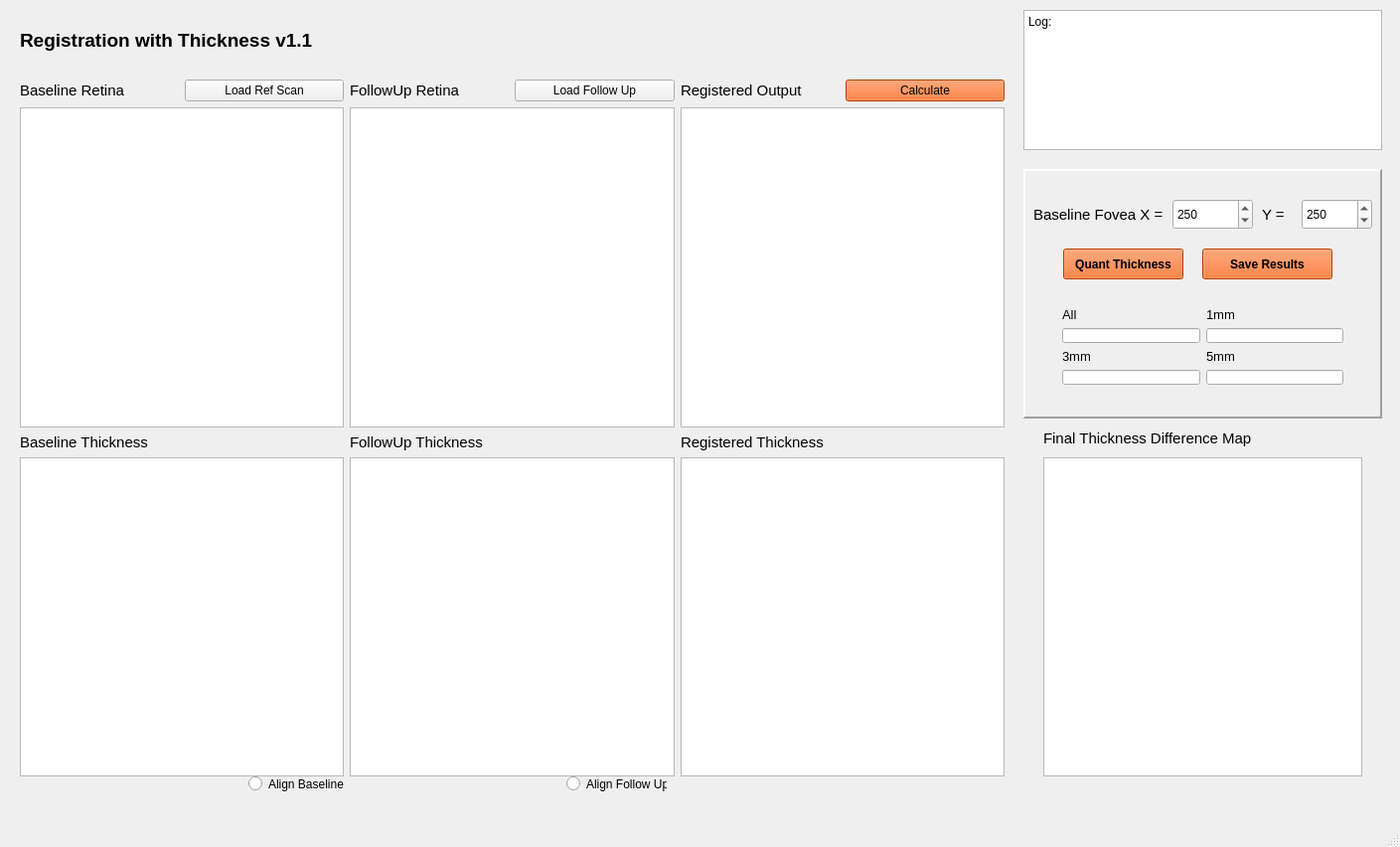
<?xml version="1.0" encoding="UTF-8"?>
<ui version="4.0">
 <class>MainWindow</class>
 <widget class="QMainWindow" name="MainWindow">
  <property name="geometry">
   <rect>
    <x>0</x>
    <y>0</y>
    <width>1409</width>
    <height>852</height>
   </rect>
  </property>
  <property name="windowTitle">
   <string>MainWindow</string>
  </property>
  <widget class="QWidget" name="centralwidget">
   <widget class="QLabel" name="label_6">
    <property name="geometry">
     <rect>
      <x>20</x>
      <y>10</y>
      <width>381</width>
      <height>61</height>
     </rect>
    </property>
    <property name="font">
     <font>
      <pointsize>14</pointsize>
      <weight>75</weight>
      <bold>true</bold>
     </font>
    </property>
    <property name="text">
     <string>Registration with Thickness v1.1</string>
    </property>
   </widget>
   <widget class="QPlainTextEdit" name="plainTextEdit">
    <property name="geometry">
     <rect>
      <x>1030</x>
      <y>10</y>
      <width>361</width>
      <height>141</height>
     </rect>
    </property>
    <property name="plainText">
     <string>Log:
</string>
    </property>
   </widget>
   <widget class="QFrame" name="frame">
    <property name="geometry">
     <rect>
      <x>1030</x>
      <y>170</y>
      <width>361</width>
      <height>251</height>
     </rect>
    </property>
    <property name="frameShape">
     <enum>QFrame::Panel</enum>
    </property>
    <property name="frameShadow">
     <enum>QFrame::Raised</enum>
    </property>
    <property name="lineWidth">
     <number>2</number>
    </property>
    <widget class="QPushButton" name="pushButton_SaveResults_ORL">
     <property name="geometry">
      <rect>
       <x>180</x>
       <y>80</y>
       <width>131</width>
       <height>31</height>
      </rect>
     </property>
     <property name="font">
      <font>
       <weight>75</weight>
       <bold>true</bold>
      </font>
     </property>
     <property name="styleSheet">
      <string notr="true">background-color: rgb(255, 85, 0);</string>
     </property>
     <property name="text">
      <string>Save Results</string>
     </property>
    </widget>
    <widget class="QPushButton" name="pushButton_calc_thick">
     <property name="geometry">
      <rect>
       <x>40</x>
       <y>80</y>
       <width>121</width>
       <height>31</height>
      </rect>
     </property>
     <property name="font">
      <font>
       <weight>75</weight>
       <bold>true</bold>
      </font>
     </property>
     <property name="styleSheet">
      <string notr="true">background-color: rgb(255, 85, 0);</string>
     </property>
     <property name="text">
      <string>Quant Thickness</string>
     </property>
    </widget>
    <widget class="QSpinBox" name="spinBox_Fovea_X">
     <property name="geometry">
      <rect>
       <x>150</x>
       <y>30</y>
       <width>81</width>
       <height>31</height>
      </rect>
     </property>
     <property name="minimum">
      <number>-10000</number>
     </property>
     <property name="maximum">
      <number>10000</number>
     </property>
     <property name="value">
      <number>250</number>
     </property>
    </widget>
    <widget class="QSpinBox" name="spinBox_Fovea_Y">
     <property name="geometry">
      <rect>
       <x>280</x>
       <y>30</y>
       <width>71</width>
       <height>31</height>
      </rect>
     </property>
     <property name="minimum">
      <number>-10000</number>
     </property>
     <property name="maximum">
      <number>10000</number>
     </property>
     <property name="value">
      <number>250</number>
     </property>
    </widget>
    <widget class="QLabel" name="label_15">
     <property name="geometry">
      <rect>
       <x>10</x>
       <y>20</y>
       <width>151</width>
       <height>51</height>
      </rect>
     </property>
     <property name="font">
      <font>
       <pointsize>11</pointsize>
       <weight>50</weight>
       <bold>false</bold>
      </font>
     </property>
     <property name="text">
      <string>Baseline Fovea X = </string>
     </property>
    </widget>
    <widget class="QLabel" name="label_16">
     <property name="geometry">
      <rect>
       <x>240</x>
       <y>20</y>
       <width>41</width>
       <height>51</height>
      </rect>
     </property>
     <property name="font">
      <font>
       <pointsize>11</pointsize>
       <weight>50</weight>
       <bold>false</bold>
      </font>
     </property>
     <property name="text">
      <string>Y = </string>
     </property>
    </widget>
    <widget class="QFrame" name="Values">
     <property name="geometry">
      <rect>
       <x>30</x>
       <y>130</y>
       <width>301</width>
       <height>96</height>
      </rect>
     </property>
     <layout class="QGridLayout" name="gridLayout_2">
      <item row="0" column="1">
       <widget class="QLabel" name="label_2">
        <property name="font">
         <font>
          <pointsize>10</pointsize>
         </font>
        </property>
        <property name="text">
         <string>1mm</string>
        </property>
       </widget>
      </item>
      <item row="3" column="1">
       <widget class="QLineEdit" name="lineEdit_5mm">
        <property name="enabled">
         <bool>true</bool>
        </property>
        <property name="font">
         <font>
          <pointsize>10</pointsize>
         </font>
        </property>
        <property name="text">
         <string/>
        </property>
       </widget>
      </item>
      <item row="0" column="0">
       <widget class="QLabel" name="label">
        <property name="font">
         <font>
          <pointsize>10</pointsize>
         </font>
        </property>
        <property name="text">
         <string>All</string>
        </property>
       </widget>
      </item>
      <item row="2" column="0">
       <widget class="QLabel" name="label_14">
        <property name="font">
         <font>
          <pointsize>10</pointsize>
         </font>
        </property>
        <property name="text">
         <string>3mm</string>
        </property>
       </widget>
      </item>
      <item row="2" column="1">
       <widget class="QLabel" name="label_9">
        <property name="font">
         <font>
          <pointsize>10</pointsize>
         </font>
        </property>
        <property name="text">
         <string>5mm</string>
        </property>
       </widget>
      </item>
      <item row="1" column="0">
       <widget class="QLineEdit" name="lineEdit_All">
        <property name="enabled">
         <bool>true</bool>
        </property>
        <property name="font">
         <font>
          <pointsize>10</pointsize>
         </font>
        </property>
        <property name="text">
         <string/>
        </property>
       </widget>
      </item>
      <item row="1" column="1">
       <widget class="QLineEdit" name="lineEdit_1mm">
        <property name="enabled">
         <bool>true</bool>
        </property>
        <property name="font">
         <font>
          <pointsize>10</pointsize>
         </font>
        </property>
        <property name="text">
         <string/>
        </property>
       </widget>
      </item>
      <item row="3" column="0">
       <widget class="QLineEdit" name="lineEdit_3mm">
        <property name="enabled">
         <bool>true</bool>
        </property>
        <property name="font">
         <font>
          <pointsize>10</pointsize>
         </font>
        </property>
        <property name="text">
         <string/>
        </property>
       </widget>
      </item>
     </layout>
    </widget>
   </widget>
   <widget class="QLabel" name="label_13">
    <property name="geometry">
     <rect>
      <x>1050</x>
      <y>430</y>
      <width>221</width>
      <height>21</height>
     </rect>
    </property>
    <property name="font">
     <font>
      <pointsize>11</pointsize>
     </font>
    </property>
    <property name="text">
     <string>Final Thickness Difference Map</string>
    </property>
   </widget>
   <widget class="QGraphicsView" name="graphicsView_ORLDifference_3">
    <property name="geometry">
     <rect>
      <x>1050</x>
      <y>460</y>
      <width>321</width>
      <height>321</height>
     </rect>
    </property>
   </widget>
   <widget class="QWidget" name="home" native="true">
    <property name="geometry">
     <rect>
      <x>20</x>
      <y>80</y>
      <width>991</width>
      <height>701</height>
     </rect>
    </property>
    <layout class="QGridLayout" name="gridLayout">
     <item row="0" column="0">
      <widget class="QLabel" name="label_3">
       <property name="font">
        <font>
         <pointsize>11</pointsize>
        </font>
       </property>
       <property name="text">
        <string>Baseline Retina</string>
       </property>
      </widget>
     </item>
     <item row="0" column="3">
      <widget class="QPushButton" name="pushButton_load_FollowUp">
       <property name="text">
        <string>Load Follow Up</string>
       </property>
      </widget>
     </item>
     <item row="0" column="4">
      <widget class="QLabel" name="label_5">
       <property name="font">
        <font>
         <pointsize>11</pointsize>
        </font>
       </property>
       <property name="text">
        <string>Registered Output</string>
       </property>
      </widget>
     </item>
     <item row="1" column="2" colspan="2">
      <widget class="QGraphicsView" name="graphicsView_ORLFollowUp"/>
     </item>
     <item row="0" column="1">
      <widget class="QPushButton" name="pushButton_load_Baseline">
       <property name="text">
        <string>Load Ref Scan</string>
       </property>
      </widget>
     </item>
     <item row="0" column="2">
      <widget class="QLabel" name="label_4">
       <property name="font">
        <font>
         <pointsize>11</pointsize>
        </font>
       </property>
       <property name="text">
        <string>FollowUp Retina</string>
       </property>
      </widget>
     </item>
     <item row="1" column="4" colspan="2">
      <widget class="QGraphicsView" name="graphicsView_ORLDifference"/>
     </item>
     <item row="2" column="4">
      <widget class="QLabel" name="label_12">
       <property name="font">
        <font>
         <pointsize>11</pointsize>
        </font>
       </property>
       <property name="text">
        <string>Registered Thickness</string>
       </property>
      </widget>
     </item>
     <item row="2" column="0">
      <widget class="QLabel" name="label_10">
       <property name="font">
        <font>
         <pointsize>11</pointsize>
        </font>
       </property>
       <property name="text">
        <string>Baseline Thickness</string>
       </property>
      </widget>
     </item>
     <item row="3" column="2" colspan="2">
      <widget class="QGraphicsView" name="graphicsView_ORLFollowUp_2"/>
     </item>
     <item row="3" column="0" colspan="2">
      <widget class="QGraphicsView" name="graphicsView_ORLBaseline_2"/>
     </item>
     <item row="1" column="0" colspan="2">
      <widget class="QGraphicsView" name="graphicsView_ORLBaseline"/>
     </item>
     <item row="0" column="5">
      <widget class="QPushButton" name="pushButton_Calculate_Registered_Thickness">
       <property name="styleSheet">
        <string notr="true">background-color: rgb(255, 85, 0);</string>
       </property>
       <property name="text">
        <string>Calculate</string>
       </property>
      </widget>
     </item>
     <item row="2" column="2">
      <widget class="QLabel" name="label_11">
       <property name="font">
        <font>
         <pointsize>11</pointsize>
        </font>
       </property>
       <property name="text">
        <string>FollowUp Thickness</string>
       </property>
      </widget>
     </item>
     <item row="3" column="4" colspan="2">
      <widget class="QGraphicsView" name="graphicsView_ORLDifference_2"/>
     </item>
    </layout>
   </widget>
   <widget class="QRadioButton" name="radioButton_align1">
    <property name="geometry">
     <rect>
      <x>250</x>
      <y>780</y>
      <width>101</width>
      <height>17</height>
     </rect>
    </property>
    <property name="text">
     <string>Align Baseline</string>
    </property>
    <property name="autoExclusive">
     <bool>false</bool>
    </property>
   </widget>
   <widget class="QRadioButton" name="radioButton_align2">
    <property name="geometry">
     <rect>
      <x>570</x>
      <y>780</y>
      <width>101</width>
      <height>17</height>
     </rect>
    </property>
    <property name="text">
     <string>Align Follow Up</string>
    </property>
    <property name="autoExclusive">
     <bool>false</bool>
    </property>
   </widget>
   <zorder>home</zorder>
   <zorder>frame</zorder>
   <zorder>label_6</zorder>
   <zorder>plainTextEdit</zorder>
   <zorder>label_13</zorder>
   <zorder>graphicsView_ORLDifference_3</zorder>
   <zorder>radioButton_align1</zorder>
   <zorder>radioButton_align2</zorder>
  </widget>
  <widget class="QMenuBar" name="menubar">
   <property name="geometry">
    <rect>
     <x>0</x>
     <y>0</y>
     <width>1409</width>
     <height>21</height>
    </rect>
   </property>
  </widget>
  <widget class="QStatusBar" name="statusbar"/>
 </widget>
 <resources/>
 <connections/>
</ui>
